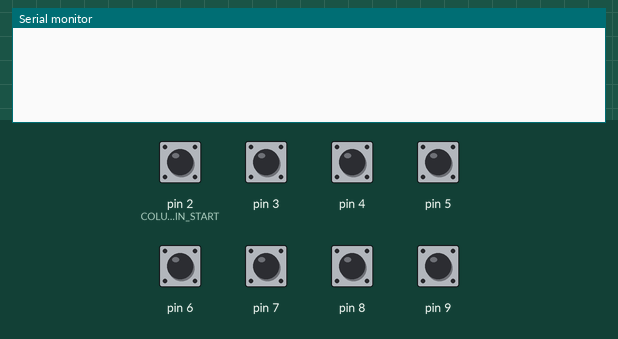
Simulated run of this sketch. Board: Arduino Uno, built with avr-gcc and run on an emulated ATmega328P. Shown: the last lines printed to the serial monitor. The inputs (shaded band) are chosen by the test bench; at power-on: pin 2 (COLUMN_PIN_START), pin 3–9 HIGH.

Above: at 1.2 s.
1.3 s: pin 2 (COLUMN_PIN_START) pulled LOW for 0.15 s
At 2.0 s:
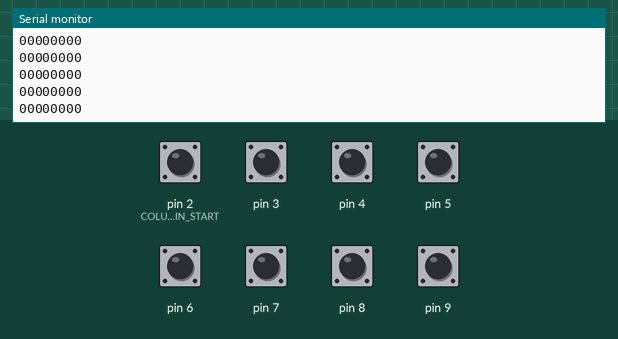
2.9 s: pin 3 pulled LOW for 0.15 s
At 3.03 s:
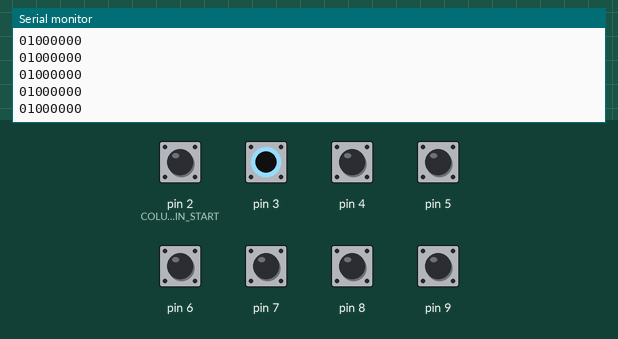
4.5 s: pin 4 pulled LOW for 0.15 s
At 4.63 s:
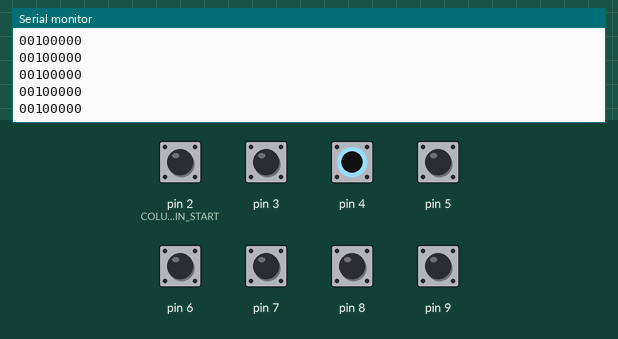
6.1 s: pin 5 pulled LOW for 0.15 s
At 6.23 s:
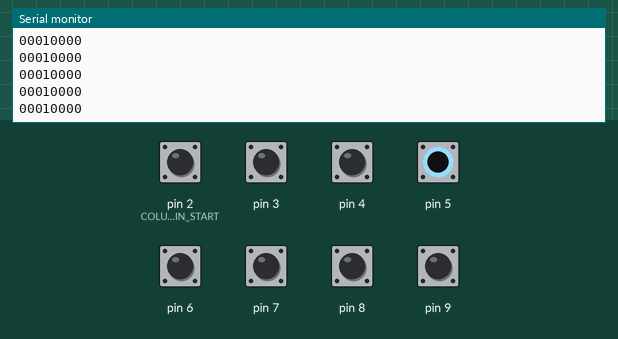
7.7 s: pin 6 pulled LOW for 0.15 s
At 7.83 s:
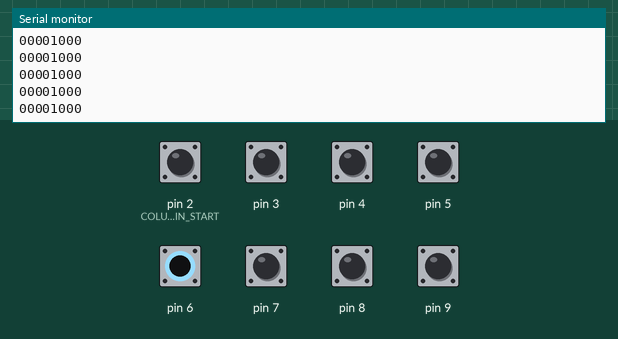
9.3 s: pin 7 pulled LOW for 0.15 s
At 9.43 s:
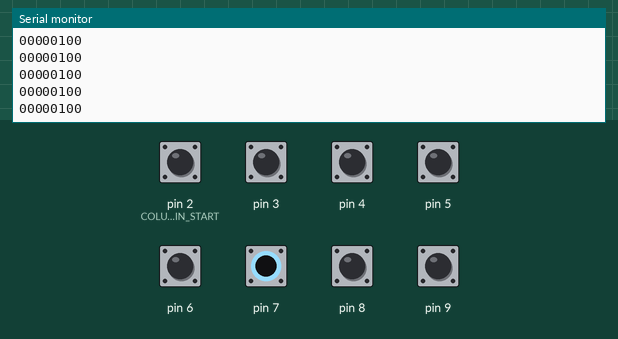
Timing chart, 0 to 10.4 s (numbered marks = the images above; inputs shaded):
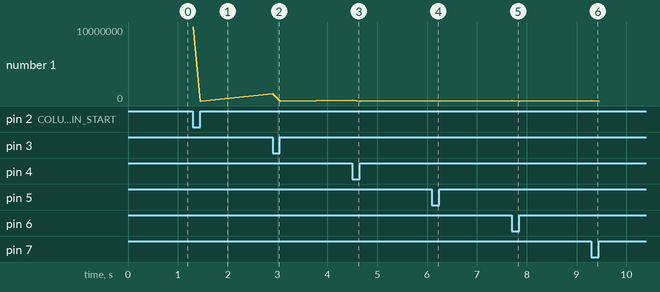

The sketch:

poc_xadrez.ino
```cpp
#include <string.h>
#define LINE_PIN_START 10
#define COLUMN_PIN_START 2
#define NUMBER_LINES 8
#define NUMBER_COLUMNS 8

void setup()
{

  Serial.begin(115200);

  for (int columns = 0; columns < NUMBER_COLUMNS; columns++)
  {
    pinMode(columns+COLUMN_PIN_START, INPUT_PULLUP);
  }
}

bool matrix_prev[NUMBER_LINES][NUMBER_COLUMNS];
bool matrix[NUMBER_LINES][NUMBER_COLUMNS];

void loop()
{

  for (int line = 0; line < NUMBER_LINES; line++)
  {
    int line_pin = line + LINE_PIN_START;
    pinMode(line_pin, OUTPUT);
    digitalWrite(line_pin, LOW);

    for (int column = 0; column < NUMBER_COLUMNS; column++){
    	matrix[line][column] = !digitalRead(column+COLUMN_PIN_START);
    }


    pinMode(line_pin, INPUT);
  }

  int diff = memcmp(matrix, matrix_prev, sizeof(matrix));

  if (diff != 0)
  {
	Serial.println();
    for (int i = NUMBER_LINES - 1; i >= 0; i--)
    {
      for (int j= 0; j < NUMBER_COLUMNS; j++){
          Serial.print(matrix[i][j]);
      }
	  Serial.println();
    }
    memcpy(matrix_prev, matrix, sizeof(matrix));
  }

  delay(10);
}
```

Measured:
- after the input at 1.3 s, the serial monitor: prints a new line at once (image 1)
- after the input at 2.9 s, the serial monitor: prints a new line at once (image 2)
- after the input at 4.5 s, the serial monitor: prints a new line at once (image 3)
- after the input at 6.1 s, the serial monitor: prints a new line at once (image 4)
- after the input at 7.7 s, the serial monitor: prints a new line at once (image 5)
- after the input at 9.3 s, the serial monitor: prints a new line at once (image 6)
